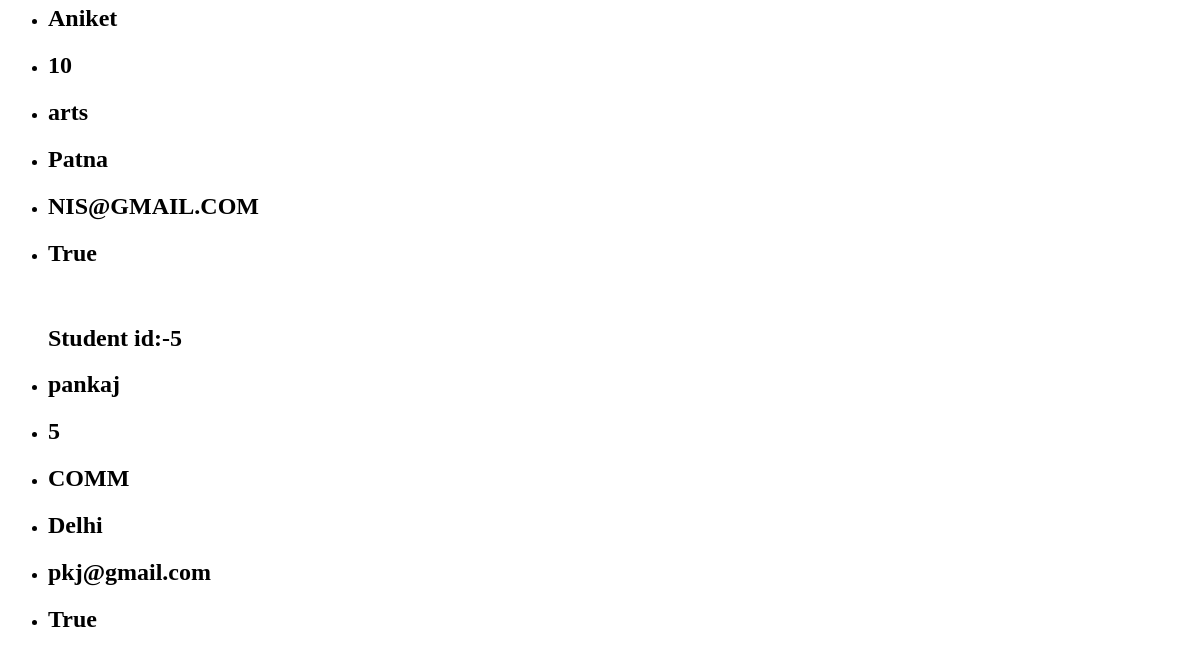
/data/ (lower part), run on an earlier commit of the app's database.
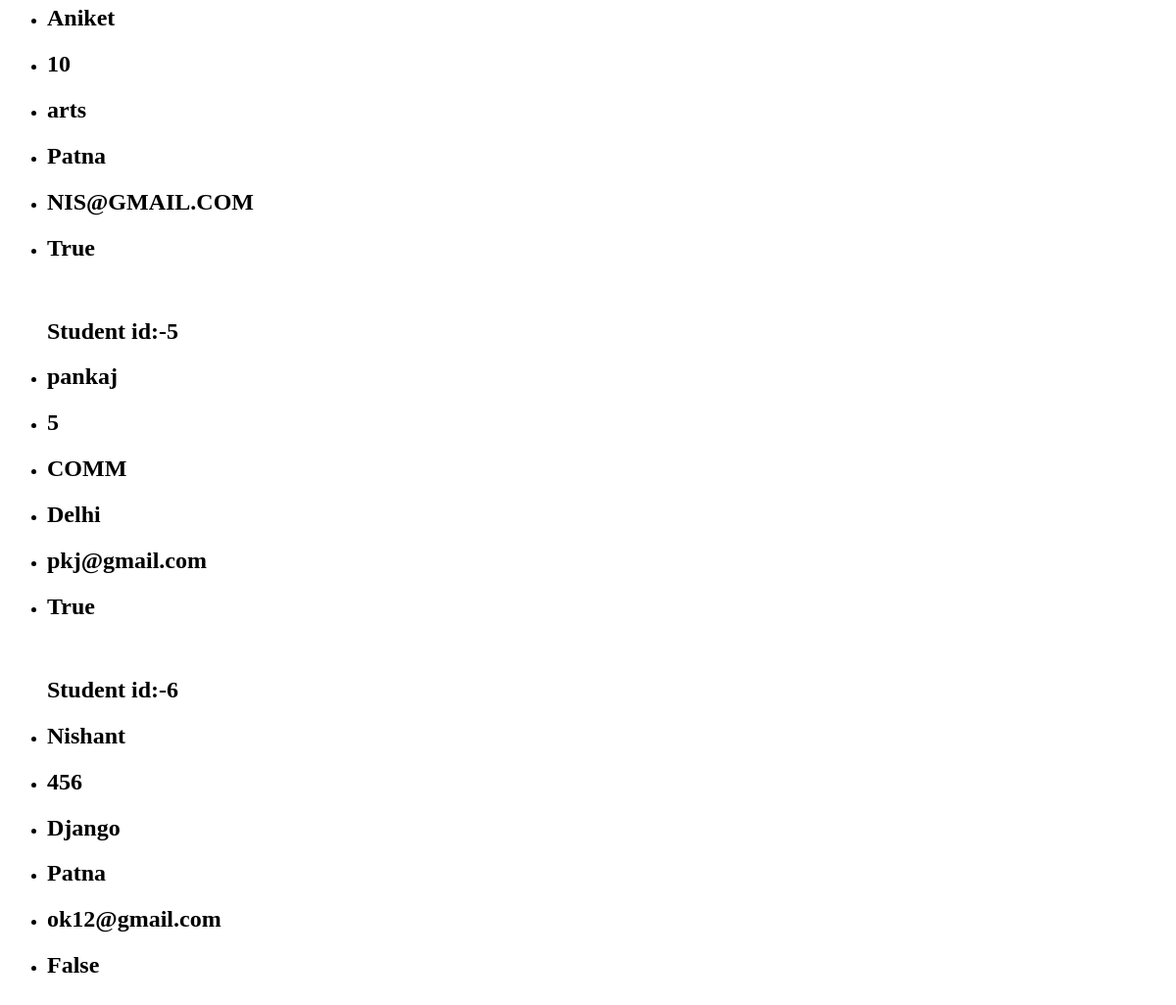
And on a later commit of the database.
### myapp/models.py (models this page shows)
class Studentmodel(models.Model):
    name = models.CharField(max_length=50)
    roll_no = models.IntegerField()
    subject = models.CharField(max_length=50)
    address = models.TextField()
    email =models.EmailField()
    is_active =models.BooleanField(default=False)

### myapp/views.py (the view)
# urls.py: path('data/',views.student_View)
def student_View(request):
    all_data=Studentmodel.objects.all()
    context={"student_data":all_data}
    return render(request,'Student.html',context)

### myapp/templates/student.html (shortened to what this page needs)
<!DOCTYPE html>
<html lang="en">
<head>
</head>
<body>
    <ul>
        {% for i in student_data %}
        <h2>Student id:-{{i.id}}</h2>
        <li><h2>{{i.name}}</h2></li>
        <li><h2>{{i.roll_no}}</h2></li>
        <li><h2>{{i.subject}}</h2></li>
        <li><h2>{{i.address}}</h2></li>
        <li><h2>{{i.email}}</h2></li>
        <li><h2>{{i.is_active}}</h2></li>
        <br>
        {% endfor %}
    </ul>
</body>
</html>

What changed in the data, as far as the page shows it:
added Studentmodel: id "6", name "Nishant", roll_no "456", subject "Django", address "Patna", email "ok12@gmail.com", is_active "False"
